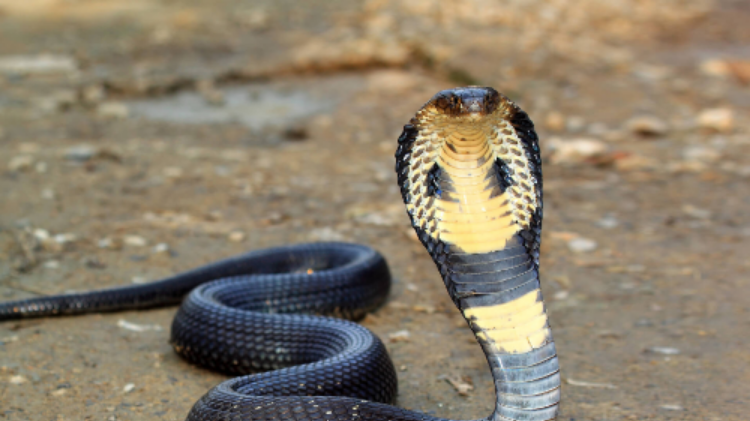
#> input picture Lec 25- Open CV/snake.png, 750 x 421 px, given in place of the camera
$ jupyter execute --allow-errors cv2.ipynb   (text cells are left out)
#> lines starting #> are read from the running program, lines starting #| are printed output that depends on the picture; after the words box and inside, x2 and y2 are one past the last pixel; in counts of white or black regions, pixels touching at a corner belong together
[cell 1]
import cv2
img = cv2.imread('caps.jpg')
cv2.imshow('OutputImage',img)
cv2.waitKey(0)
#cv2.destroyAllwindows()

[cell 2]
import cv2
img= cv2.imread('caps.jpg')
cv2.imshow('output',img)
#> (the rest of this cell did not finish here and is left out)

[cell 3]
#Example of converting RGB mage into gray scale:
import cv2
img= cv2.imread('caps.jpg')
#> (the rest of this cell did not finish here and is left out)

[cell 4]
#Example of converting RGB image into HSV color space:
import cv2
img= cv2.imread('caps.jpg')
#> (the rest of this cell did not finish here and is left out)

[cell 5]
#Example of image translation:
import cv2
import numpy as np
#for reading image
img = cv2.imread("caps.jpg")
#> (the rest of this cell did not finish here and is left out)

[cell 6]
import cv2
import numpy as np
img = cv2.imread("caps.jpg")
#> (the rest of this cell did not finish here and is left out)

[cell 7]
import cv2
import matplotlib.pyplot as plt
cap = cv2.VideoCapture(0)
if cap.isOpened():
 ret, frame = cap.read()
#> frame is the input picture: shape (421, 750, 3); mean B, G, R 108.1, 127.4, 138.9
else:
 ret = False
img = cv2.cvtColor(frame,cv2.COLOR_BGR2RGB)
plt.imshow(img)
plt.title("camera image")
plt.xticks([])
plt.yticks([])
plt.show()
cap.release()

[cell 8]
import cv2, time        #import the time module
video= cv2.VideoCapture(0)
time.sleep(4)         #It will stop the script for 4 seconds.
video.release()

[cell 9]
import cv2, time
video = cv2. VideoCapture(0)
check, frame = video.read()
print(check)
#| True
print(frame)
#> (printed output is left out)
time.sleep (2)
video.release()

[cell 10]

import cv2
import numpy as np
img = cv2.imread("cap.jpeg",)
cv2.imshow('Original Image',img)
cv2.waitKey(0)
canny = cv2.Canny(img, 20, 170)
cv2.imshow('canny image',canny)
cv2.waitKey(0)

[cell 11]
# import cv2
def sketch(image):
 img_gray = cv2.cvtColor(image,cv2.COLOR_BGR2GRAY)
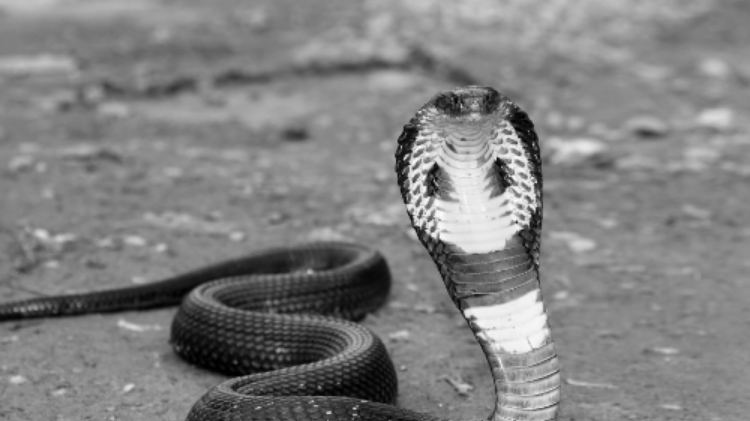
#> img_gray: shape (421, 750); min 0, max 252, mean 128.7
 img_gray_blur =cv2.GaussianBlur(img_gray,(5,5),0)
 canny_edge =cv2.Canny(img_gray_blur,10,70)
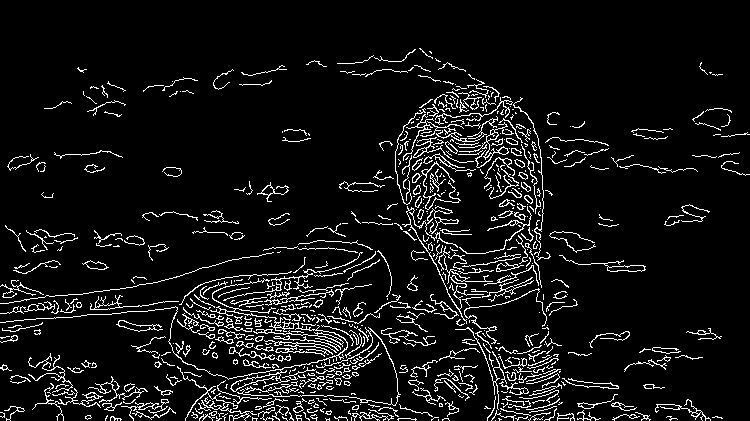
#> canny_edge: shape (421, 750); 7.6% white in thin lines or dots, all inside (x1, y1, x2, y2) = (0, 48, 750, 421)
 ret, mask =cv2.threshold(canny_edge,70,255,cv2.THRESH_BINARY)
 return mask
cap = cv2.VideoCapture(0)
while True:
    ret, frame = cap.read()
    cv2.imshow('Our live sketch',sketch(frame))
    if cv2.waitKey(1) == 27:
#> (key Esc is pressed here)
        break
cap.release()
cv2.destroyAllWindows()

[cell 12]
import cv2
import numpy as np
img = cv2.imread("cap.jpeg")
#> (the rest of this cell did not finish here and is left out)

[cell 13]
#Example of capturing picture using OpenCV:
import cv2
import matplotlib.pyplot as plt
cap = cv2.VideoCapture(0)
if cap.isOpened():
 ret, frame = cap.read()
else:
 ret = False
img = cv2.cvtColor(frame,cv2.COLOR_BGR2RGB)
plt.imshow(img)
plt.title("camera image")
plt.xticks([])
plt.yticks([])
plt.show()
cap.release()

[cell 14]
import cv2
def sketch(image):
    img_gray = cv2.cvtColor(image,cv2.COLOR_BGR2GRAY)
    img_gray_blur =cv2.GaussianBlur(img_gray,(5,5),0)
    canny_edge =cv2.Canny(img_gray_blur,10,70)
    ret, mask =cv2.threshold(canny_edge,70,255,cv2.THRESH_BINARY)
    return mask
cap = cv2.VideoCapture(0)
while True:
    ret,frame = cap.read()
    #frame= np.array(sct.grab(mon))
    plt.imshow(cv2.cvtColor(sketch(frame), cv2.COLOR_BGR2RGB))
    #plt.imshow(cv2.cvtColor(sketch(frame),cv2.COLOR_BGR2RGB))
    #plt.imshow('Ourlivesketch',sketch(frame))
    if cv2.waitKey(1) == 27:
#> (key Esc is pressed here)
        break
    cap.release()
    cv2.destroyAllWindows()

[cell 15]
import cv2
import numpy as np

image = cv2.imread('abs.jpg')
cv2.imshow('original', image)

kernel = np.array([[-1,-1,-1],[-1, 9,-1],[-1,-1,-1]])
#> (the rest of this cell did not finish here and is left out)

[cell 16]
import cv2
import numpy as np
img = cv2.imread("abs.jpg")
print(np.array(img))
#| None
kernel_sharping = np.array([[-1,-1,-1],[-1,9,-1],[-1,-1,-1]])
#> (the rest of this cell did not finish here and is left out)
